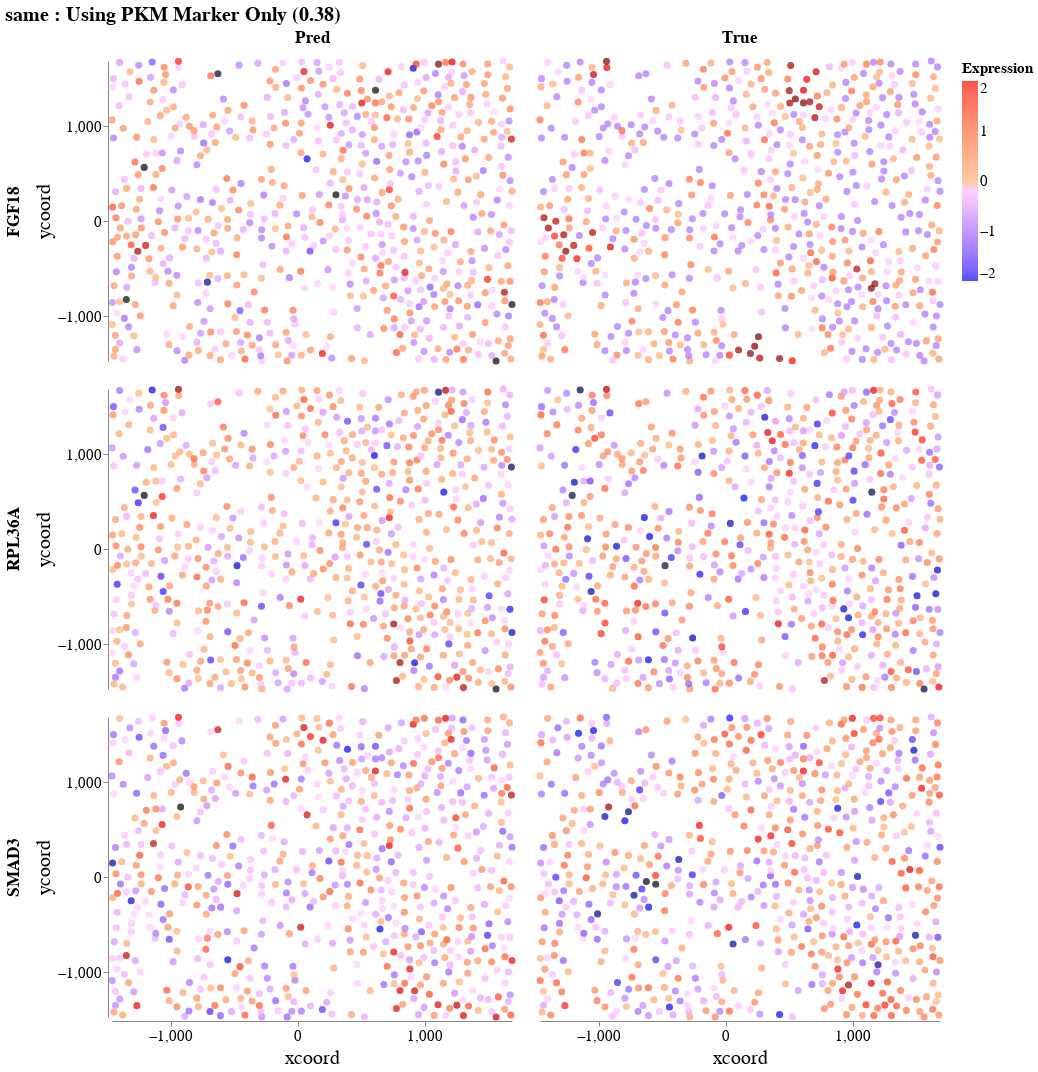

Notebook code for this chart:
### Code cell
# using PKM only
for df_marker_desc, df_marker in df_markers.items():
    marker_name = 'PKM'
    marker_idx = np.where(genenames == marker_name)[0]
    marker_names = [marker_name]

    tissue.setup_linear_cost(markers_to_use=marker_idx, 
                            insitu_matrix=df_marker[marker_names].values)

    tissue.reconstruct(alpha_linear=alpha_linear, epsilon=5e-3, verbose=False)

    df_sdge = (df_dge.T @ tissue.gw).T

    gene_corrs = comp_corr(df_dge, df_sdge)

    df_sp_pred = pd.concat((df_sdge[gois].astype('float32'), pd.DataFrame(locations, columns=coords_cols)), 1)
    df_sp_pred['true_pred'] = 'Pred'

    tit = '%s : Using %s Marker Only (%.02f)' % (df_marker_desc, marker_name, get_corrs_median(gene_corrs))
    plot_df_sp(pd.concat((df_sp_true, df_sp_pred),0), tit=tit, gois=[g for g in gois if g!= marker_name])

### Figure 1 — Vega-Lite specification as saved in the notebook (floating-point values rounded to 4 significant figures; data arrays with more than 128 entries replaced by an {"elided": "..."} marker saying what was removed)
{"config": {"view": {"continuousWidth": 400, "continuousHeight": 300, "strokeOpacity": 0}, "axis": {"labelFontSize": 15, "titleFontSize": 20, "titleFontWeight": "normal"}, "legend": {"labelFontSize": 15, "titleFontSize": 15}, "title": {"fontSize": 20}}, "data": {"name": "data-1770c50c371896fff574149430cdd1fa"}, "mark": {"type": "circle", "size": 50}, "encoding": {"color": {"type": "quantitative", "field": "Expression", "scale": {"domain": [-2, 0, 2], "range": ["blue", "white", "red"]}}, "column": {"type": "nominal", "field": "true_pred", "header": {"labelFontSize": 17, "labelFontWeight": "bold"}, "title": null}, "row": {"type": "nominal", "field": "goi", "header": {"labelFontSize": 17, "labelFontWeight": "bold"}, "sort": null, "title": null}, "x": {"type": "quantitative", "axis": {"grid": false, "values": [-1000, 0, 1000]}, "field": "xcoord", "scale": {"nice": false}}, "y": {"type": "quantitative", "axis": {"grid": false, "values": [-1000, 0, 1000]}, "field": "ycoord", "scale": {"nice": false}}}, "title": "same : Using PKM Marker Only (0.38)", "transform": [{"fold": ["RPL36A", "FGF18", "SMAD3"], "as": ["goi", "Expression"]}], "$schema": "https://vega.github.io/schema/vega-lite/v4.8.1.json", "datasets": {"data-1770c50c371896fff574149430cdd1fa": {"elided": "1290 records"}}}
